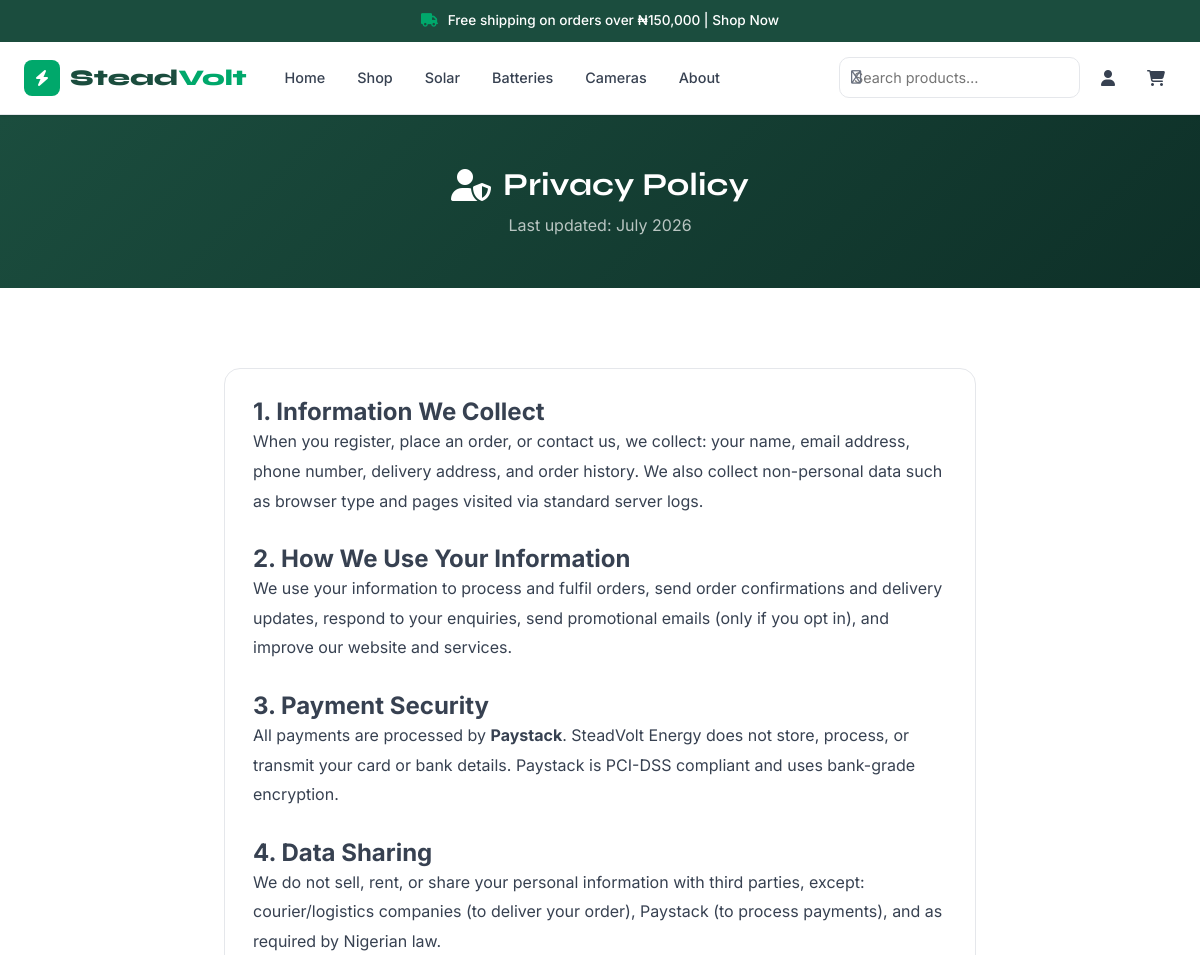
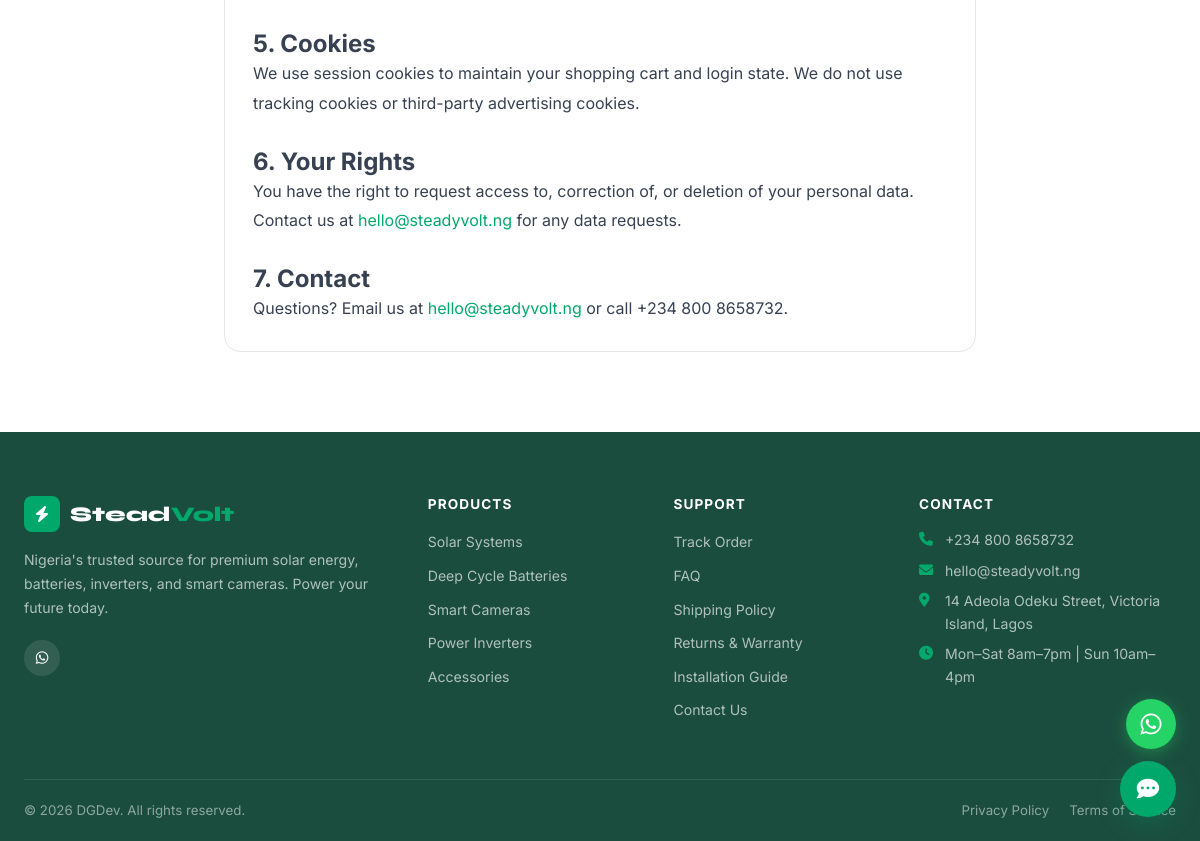
Screenshot of /pages/privacy.php with the database file from the repository (2 pictures, top to bottom).
### tables this page shows
CREATE TABLE settings (
  setting_key   VARCHAR(100) PRIMARY KEY,
  setting_value TEXT,
  updated_at    DATETIME DEFAULT CURRENT_TIMESTAMP ON UPDATE CURRENT_TIMESTAMP
);

### includes/db.php (called while the page is built, shortened)
<?php
class DB {
    private static ?PDO $pdo = null;
    public static function conn(): PDO {
        if (self::$pdo === null) {
            $dsn = sprintf('mysql:host=%s;dbname=%s;charset=%s', DB_HOST, DB_NAME, DB_CHARSET);
            $options = [
                PDO::ATTR_ERRMODE            => PDO::ERRMODE_EXCEPTION,
                PDO::ATTR_DEFAULT_FETCH_MODE => PDO::FETCH_ASSOC,
                PDO::ATTR_EMULATE_PREPARES   => false,
                PDO::MYSQL_ATTR_INIT_COMMAND => "SET NAMES utf8mb4 COLLATE utf8mb4_unicode_ci",
            ];
            try {
                self::$pdo = new PDO($dsn, DB_USER, DB_PASS, $options);
            } catch (PDOException $e) {
                if (APP_DEBUG) {
                    die('DB Connection failed: ' . $e->getMessage());
                }
                die('Service temporarily unavailable. Please try again later.');
            }
        }
        return self::$pdo;
    }
    public static function query(string $sql, array $params = []): PDOStatement {
        $stmt = self::conn()->prepare($sql);
        $stmt->execute($params);
        return $stmt;
    }
    public static function val(string $sql, array $params = []): mixed {
        $r = self::query($sql, $params)->fetchColumn();
        return $r === false ? null : $r;
    }
    public static function setting(string $key, mixed $default = ''): string {
        $v = self::val("SELECT setting_value FROM settings WHERE setting_key = ?", [$key]);
        return $v !== null ? $v : $default;
    }
}

### includes/functions.php (called while the page is built, shortened)
<?php
require_once __DIR__ . '/db.php';
function auth_user(): ?array {
    return $_SESSION['user'] ?? null;
}
function clean(string $str): string {
    return htmlspecialchars(trim($str), ENT_QUOTES, 'UTF-8');
}

### pages/privacy.php (the view, shortened to what this page needs)
<?php
require_once dirname(__DIR__) . '/includes/functions.php';
require_once dirname(__DIR__) . '/includes/header.php';
?>
<div class="page-hero-sm"><div class="container"><h1><i class="fas fa-user-shield"></i> Privacy Policy</h1><p>Last updated: <?= date('F Y') ?></p></div></div>
<section class="section-pad"><div class="container" style="max-width:800px">
<div class="profile-card" style="line-height:1.85;color:var(--gray-700)">
<h2>1. Information We Collect</h2>
<p>When you register, place an order, or contact us, we collect: your name, email address, phone number, delivery address, and order history. We also collect non-personal data such as browser type and pages visited via standard server logs.</p>
<h2 style="margin-top:28px">2. How We Use Your Information</h2>
<p>We use your information to process and fulfil orders, send order confirmations and delivery updates, respond to your enquiries, send promotional emails (only if you opt in), and improve our website and services.</p>
<h2 style="margin-top:28px">3. Payment Security</h2>
<p>All payments are processed by <strong>Paystack</strong>. SteadVolt Energy does not store, process, or transmit your card or bank details. Paystack is PCI-DSS compliant and uses bank-grade encryption.</p>
<h2 style="margin-top:28px">4. Data Sharing</h2>
<p>We do not sell, rent, or share your personal information with third parties, except: courier/logistics companies (to deliver your order), Paystack (to process payments), and as required by Nigerian law.</p>
<h2 style="margin-top:28px">5. Cookies</h2>
<p>We use session cookies to maintain your shopping cart and login state. We do not use tracking cookies or third-party advertising cookies.</p>
<h2 style="margin-top:28px">6. Your Rights</h2>
<p>You have the right to request access to, correction of, or deletion of your personal data. Contact us at <a href="mailto:<?= clean(DB::setting('site_email')) ?>"><?= clean(DB::setting('site_email')) ?></a> for any data requests.</p>
<h2 style="margin-top:28px">7. Contact</h2>
<p>Questions? Email us at <a href="mailto:<?= clean(DB::setting('site_email')) ?>"><?= clean(DB::setting('site_email')) ?></a> or call <?= clean(DB::setting('site_phone')) ?>.</p>
</div>
</div></section>
<?php require_once dirname(__DIR__) . '/includes/footer.php'; ?>

### includes/header.php (shortened to what this page needs)
<?php
require_once __DIR__ . '/functions.php';
$announce  = DB::setting('announcement_bar', '');
$user      = auth_user();
$current   = basename($_SERVER['PHP_SELF'], '.php');
?>
<!DOCTYPE html>
<html lang="en">
<head>
    <link href="<?= BASE_URL ?>/fontawesome5/css/all.css" rel="stylesheet">
  <link rel="stylesheet" href="<?= BASE_URL ?>/assets/css/style.css"/>
</head>
<body>
<?php if ($announce): ?>
<div class="announcement-bar">
  <i class="fas fa-truck"></i> <?= clean($announce) ?>
</div>
<?php endif; ?>
<header id="header">
  <div class="container">
    <nav class="nav-inner">
      <a href="<?= BASE_URL ?>/index.php" class="nav-logo">
        <div class="logo-mark"><i class="fas fa-bolt"></i></div>
        <span>Stead<em>Volt</em></span>
      </a>
      <ul class="nav-links">
        <li><a href="<?= BASE_URL ?>/index.php" <?= $current==='index'?'class="active"':'' ?>>Home</a></li>
        <li><a href="<?= BASE_URL ?>/shop.php"   <?= $current==='shop'  ?'class="active"':'' ?>>Shop</a></li>
        <li><a href="<?= BASE_URL ?>/solar.php"  <?= $current==='solar' ?'class="active"':'' ?>>Solar</a></li>
        <li><a href="<?= BASE_URL ?>/batteries.php" <?= $current==='batteries'?'class="active"':'' ?>>Batteries</a></li>
        <li><a href="<?= BASE_URL ?>/cameras.php"   <?= $current==='cameras'  ?'class="active"':'' ?>>Cameras</a></li>
        <li><a href="<?= BASE_URL ?>/pages/about.php" <?= $current==='about'?'class="active"':'' ?>>About</a></li>
      </ul>
      <div class="nav-actions">
        <div class="search-bar" id="searchBar">
          <i class="far fa-search"></i>
          <input type="text" id="siteSearch" placeholder="Search products…" autocomplete="off"/>
        </div>
        <?php if ($user): ?>
        <div class="nav-user-dropdown">
          <button class="nav-icon-btn user-toggle" title="Account">
            <?php if ($user['avatar']): ?>
              <img src="<?= avatar_url($user['avatar']) ?>" class="nav-avatar" alt="avatar"/>
            <?php else: ?>
              <i class="fas fa-user-circle" style="font-size:1.4rem"></i>
            <?php endif; ?>
          </button>
          <div class="user-dropdown-menu">
            <div class="udm-header">
              <strong><?= clean($user['first_name'] . ' ' . $user['last_name']) ?></strong>
              <span><?= clean($user['email']) ?></span>
            </div>
            <a href="<?= BASE_URL ?>/pages/profile.php"><i class="fas fa-user"></i> My Account</a>
            <a href="<?= BASE_URL ?>/pages/profile-orders.php"><i class="fas fa-shopping-bag"></i> My Orders</a>
            <a href="<?= BASE_URL ?>/pages/profile-wishlist.php"><i class="fas fa-heart"></i> Wishlist</a>
            <?php if (is_admin()): ?>
            <a href="<?= BASE_URL ?>/admin/dashboard.php"><i class="fas fa-tachometer-alt"></i> Admin Panel</a>
            <?php endif; ?>
            <div class="udm-divider"></div>
            <a href="<?= BASE_URL ?>/api/auth.php?action=logout"><i class="fas fa-sign-out-alt"></i> Logout</a>
          </div>
        </div>
        <?php else: ?>
        <a href="<?= BASE_URL ?>/pages/login.php" class="nav-icon-btn" title="Sign In">
          <i class="fas fa-user"></i>
        </a>
        <?php endif; ?>
        <a href="<?= BASE_URL ?>/cart.php" class="nav-icon-btn cart-btn" aria-label="Cart">
          <i class="fas fa-shopping-cart"></i>
        </a>
      </div>
    </nav>
  </div>
</header>

### includes/footer.php (shortened to what this page needs)
<?php
$whatsapp         = DB::setting('site_whatsapp', '');
$site_email       = DB::setting('site_email', 'hello@steadvolt.ng');
$site_phone       = DB::setting('site_phone', '+234 800 8658732');
$site_address     = DB::setting('site_address', '14 Adeola Odeku, VI, Lagos');
?>
<footer class="site-footer">
  <div class="container">
    <div class="footer-grid">
      <div class="footer-brand">
        <a href="<?= BASE_URL ?>/index.php" class="footer-logo">
          <div class="logo-mark"><i class="fas fa-bolt"></i></div>
          <span>Stead<em>Volt</em></span>
        </a>
        <p>Nigeria's trusted source for premium solar energy, batteries, inverters, and smart cameras. Power your future today.</p>
        <div class="footer-social">
          <?php if ($whatsapp): ?><a href="https://wa.me/<?= preg_replace('/\D/', '', $whatsapp) ?>" target="_blank" aria-label="WhatsApp"><i class="fab fa-whatsapp"></i></a><?php endif; ?>
        </div>
      </div>
      <div class="footer-col">
        <h4>Products</h4>
        <ul>
          <li><a href="<?= BASE_URL ?>/solar.php">Solar Systems</a></li>
          <li><a href="<?= BASE_URL ?>/batteries.php">Deep Cycle Batteries</a></li>
          <li><a href="<?= BASE_URL ?>/cameras.php">Smart Cameras</a></li>
          <li><a href="<?= BASE_URL ?>/shop.php?cat=inverters">Power Inverters</a></li>
          <li><a href="<?= BASE_URL ?>/shop.php?cat=accessories">Accessories</a></li>
        </ul>
      </div>
      <div class="footer-col">
        <h4>Support</h4>
        <ul>
          <li><a href="<?= BASE_URL ?>/pages/track-order.php">Track Order</a></li>
          <li><a href="<?= BASE_URL ?>/pages/faq.php">FAQ</a></li>
          <li><a href="<?= BASE_URL ?>/pages/shipping-policy.php">Shipping Policy</a></li>
          <li><a href="<?= BASE_URL ?>/pages/returns-warranty.php">Returns & Warranty</a></li>
          <li><a href="<?= BASE_URL ?>/pages/installation-guide.php">Installation Guide</a></li>
          <li><a href="<?= BASE_URL ?>/pages/contact.php">Contact Us</a></li>
        </ul>
      </div>
      <div class="footer-col">
        <h4>Contact</h4>
        <ul class="footer-contact-list">
          <li><i class="fas fa-phone"></i> <a href="tel:<?= preg_replace('/\s/', '', $site_phone) ?>"><?= clean($site_phone) ?></a></li>
          <li><i class="fas fa-envelope"></i> <a href="mailto:<?= clean($site_email) ?>"><?= clean($site_email) ?></a></li>
          <li><i class="fas fa-map-marker-alt"></i> <?= clean($site_address) ?></li>
          <li><i class="fas fa-clock"></i> Mon–Sat 8am–7pm | Sun 10am–4pm</li>
        </ul>
      </div>
    </div>
    <div class="footer-bottom">
      <p>&copy; <?= date('Y') ?> DGDev. All rights reserved.</p>
      <div class="footer-bottom-links">
        <a href="<?= BASE_URL ?>/pages/privacy.php">Privacy Policy</a>
        <a href="<?= BASE_URL ?>/pages/terms.php">Terms of Service</a>
      </div>
    </div>
  </div>
</footer>
<div id="chatbotWidget" class="chatbot-widget">
  <button id="chatbotToggle" class="chatbot-toggle" aria-label="Open chat">
    <i class="fas fa-comment-dots chatbot-icon-open"></i>
  </button>
</div>
<?php if ($whatsapp): ?>
<a href="https://wa.me/<?= preg_replace('/\D/', '', $whatsapp) ?>?text=Hello+SteadVolt" class="whatsapp-float" target="_blank" aria-label="WhatsApp Chat">
  <i class="fab fa-whatsapp"></i>
</a>
<?php endif; ?>
</body>
</html>

### rows the page displays
settings: setting_value "Free shipping on orders over ₦150,000 | Shop Now"
settings: setting_value "hello@steadyvolt.ng"
settings: setting_value "+234 800 8658732"
settings: setting_value "14 Adeola Odeku Street, Victoria Island, Lagos"
